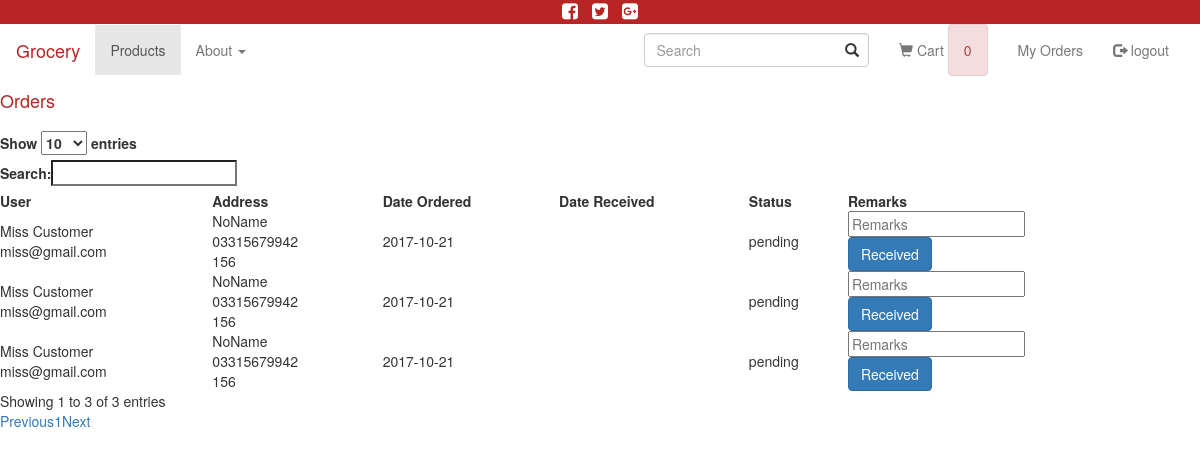
The app's page /grocery/user.php (signed in) with its own data.
### tables this page shows
CREATE TABLE `itemOrder` (
  `id` int(11) NOT NULL,
  `userId` int(11) NOT NULL,
  `dateOrdered` date NOT NULL,
  `dateReceived` date DEFAULT NULL,
  `status` varchar(100) NOT NULL,
  `remarks` varchar(100) DEFAULT NULL
);

CREATE TABLE `user` (
  `id` int(11) NOT NULL,
  `name` varchar(100) NOT NULL,
  `email` varchar(100) NOT NULL,
  `password` varchar(100) NOT NULL,
  `type` varchar(100) NOT NULL
);

CREATE TABLE `address` (
  `id` int(11) NOT NULL,
  `name` varchar(100) NOT NULL,
  `phone` varchar(100) NOT NULL,
  `postalAddress` varchar(100) NOT NULL,
  `itemOrderId` int(11) NOT NULL
);

### grocery/php/functions.php (called while the page is built, shortened)
<?php
require 'connect.php';
function getUserOrders($userId){
	global $db;
	$results = $db->query("SELECT io.*,i.id as ItemId,i.name as itemName,u.name as userName,u.email as userEmail,a.name,a.phone,a.postalAddress FROM `itemOrder` as io INNER JOIN `item` i on io.id=i.orderId  INNER JOIN `user` u on io.userId=u.id INNER JOIN `address` a on io.id=a.itemOrderId where io.userId=$userId");
	if($results){
	    return $results;
	}else{
	    print 'Error : ('. $db->errno .') '. $db->error;
	}
}
?>

### grocery/user.php (the view, shortened to what this page needs)
<?php
if (isset($_SESSION['user'])) {
    if($_SESSION['user']!="user"){
      header("Location:".'//'.$_SERVER['HTTP_HOST'].dirname($_SERVER['PHP_SELF'])."/index.php"); die();
    }else{
      include 'php/functions.php';
      $results=getUserOrders($_SESSION['id']);
    }
}else{
  header("Location:".'//'.$_SERVER['HTTP_HOST'].dirname($_SERVER['PHP_SELF'])."/login.php"); die();
}
?>
<!DOCTYPE html>
<html>
<head>
  <link rel="stylesheet" type="text/css" href="//cdnjs.cloudflare.com/ajax/libs/material-design-lite/1.1.0/material.min.css">
  <link rel="stylesheet" type="text/css" href="https://cdn.datatables.net/1.10.16/css/dataTables.material.min.css">
  <link rel="stylesheet" href="css/style.css">
</head>
<body>
<div style="text-align: center;background-color: #b72525;padding: 0px 10px;">
  <a href="#" target="_self" >
  <i style="color: white;margin: 5px;" class="fa fa-facebook-square fa-lg" aria-hidden="true"></i>
  </a>
  <a href="#" target="_self" >
  <i style="color: white;margin: 5px;" class="fa fa-twitter-square fa-lg" aria-hidden="true"></i>
  </a>
  <a href="#" target="_self" >
  <i style="color: white;margin: 5px;" class="fa fa-google-plus-square fa-lg" aria-hidden="true"></i>
  </a>
  </div>
<nav class="navbar navbar-default" style="margin-bottom: 5px;">
  <div class="container-fluid">
    <div class="navbar-header">
      <a class="navbar-brand" href="index.php" style="color: #b72525;">Grocery</a>
    </div>
    <div class="collapse navbar-collapse" id="bs-example-navbar-collapse-1">
      <ul class="nav navbar-nav">
        <li class="active"><a href="#">Products <span class="sr-only">(current)</span></a></li>
        <li class="dropdown">
          <a href="#" class="dropdown-toggle" data-toggle="dropdown" role="button" aria-haspopup="true" aria-expanded="false">About <span class="caret"></span></a>
        </li>
      </ul>
      <ul class="nav navbar-nav navbar-right">
          <li><a href="cart.php"><span class="glyphicon glyphicon-shopping-cart"></span> Cart
            <?php if (isset($_SESSION['cart'])){ ?>
            <span class="cartCount alert alert-danger"><?php echo count($_SESSION['cart']); ?></span>
          <?php } ?>
            </a></li>
        <?php if (isset($_SESSION['user'])){ ?>
          <li><a href="user.php">My Orders</a></li>
          <li><a href="php/main.php?dologout"><span class="glyphicon glyphicon-log-out"></span> logout</a></li>
        <?php }else{ ?>
          <li><a href="login.php"><span class="glyphicon glyphicon-log-in"></span> login</a></li>
        <?php } ?>
      </ul>
      <div class="navbar-form navbar-right">
        <div class="form-group has-feedback">
          <input id="searchInput" type="text" class="form-control" placeholder="Search">
        </div>
      </div>
    </div>
  </div>
</nav>
<div class="row">
<div class="col-sm-12">
<h4 style="color: #b72525;padding-bottom: 10px;">Orders</h4>
  <table id="example" class="mdl-data-table" cellspacing="0" width="100%">
        <thead>
            <tr>
                <th>User</th>
                <th>Address</th>
                <th>Date Ordered</th>
                <th>Date Received</th>
                <th>Status</th>
                <th>Remarks</th>
            </tr>
        </thead>
        <tbody>
        <?php if(($results->num_rows)!=0){
        while($order = $results->fetch_array()){ ?>
            <tr>
                <td><?php echo $order['userName'].'<br>'.$order['userEmail'] ?></td>
                <td><?php echo $order['name'].'<br>'.$order['phone'].'<br>'.$order['postalAddress'] ?></td>
                <td><?php echo $order['dateOrdered'] ?></td>
                <td><?php echo $order['dateReceived'] ?></td>
                <td><?php echo $order['status'] ?></td>
                <?php if($order['status']!='pending'){ ?>
                <td><?php echo $order['remarks'] ?></td>
                <?php }else{ ?>
                <td>
                <form action="php/main.php" method="post">
                <input type="text" name="remarks" placeholder="Remarks"><br>
                <button type="submit" class="btn btn-primary" name="received" value="received">Received</button>
                </form>
                </td>
                <?php } ?>
            </tr>
        <?php } } ?>
        </tbody>
  </table>
</div>
</div>
</body>
</html>

### grocery/css/style.css (style rules this page uses)
.navbar-default { background-color: white; border-color: white; }

### records on screen
itemorder: userId.name "Miss Customer", userId.email "miss@gmail.com", address.name "NoName", address.phone "03315679942", address.postalAddress "156", dateOrdered "2017-10-21", status "pending"

### other values on screen
count($_SESSION['cart']) "0"
